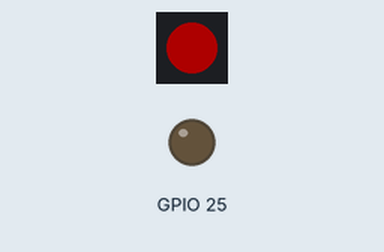
Simulated run of this sketch. Board: ESP32. Parts: 1 RGB LEDs in strip order, left to right, output pins drawn as LEDs (lit = HIGH). Dim RGB values are drawn brighter than linear; pins used as bus, display or sensor lines are not drawn.

Above: at 0.4 s.
At 2.5 s:
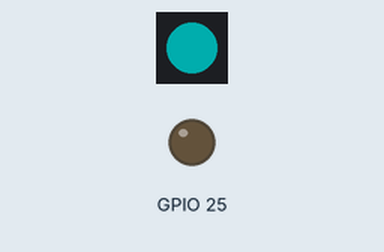
At 3.9 s:
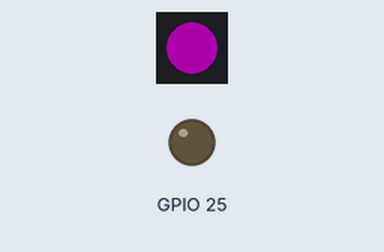
At 5.3 s:
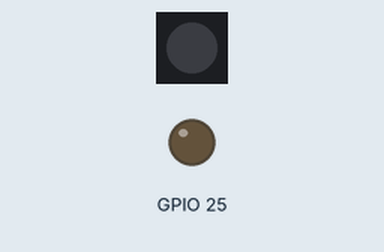
Timing chart, 0 to 7.3 s (numbered marks = the images above):
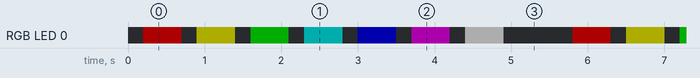

The sketch:

RoboCode.ino
```cpp
#include <Arduino.h>
#include <Adafruit_NeoPixel.h>

#define LED_PIN 23
#define LED_COUNT 1

Adafruit_NeoPixel rgb(LED_COUNT, LED_PIN, NEO_GRB + NEO_KHZ800);

// 表示したい色のリスト (R, G, B)
// 0-255で指定しますが、眩しすぎないよう最大50に抑えています
int color_list[8][3] = {
    {1, 0, 0},   // 赤
    {1, 1, 0},   // 黄
    {0, 1, 0},   // 緑
    {0, 1, 1},   // 水色
    {0, 0, 1},   // 青
    {1, 0, 1},   // 紫
    {1, 1, 1},   // 白
    {0, 0, 0}    // 消灯
};

int current_color_index = 0;

void setup() {
  pinMode(25, OUTPUT); // YD-RP2040の青色LED
  pinMode(23, OUTPUT); // RGB LEDの電源/信号線（一応）
  rgb.begin();       // NeoPixel 初期化
  rgb.setBrightness(50); // 明るさ（0〜255）
}

void RGB_LED_OnOff() {
  // RGB LEDの色を更新
  rgb.setPixelColor(0, rgb.Color(
          color_list[current_color_index][0]*255,
          color_list[current_color_index][1]*255,
          color_list[current_color_index][2]*255
  ));
  rgb.show();
  current_color_index = (current_color_index + 1) % 8; // 色のインデックスを更新
  delay(500); // 500ms待機
  rgb.setPixelColor(0, rgb.Color(0, 0, 0));
  rgb.show();
}

void loop() {
  digitalWrite(23, HIGH);
  delay(100);
  digitalWrite(23, LOW);
  delay(100);

  // RGB LEDの色を更新
  RGB_LED_OnOff();
}
```

Measured:
- by itself, RGB LED 0: repeats every 5.6 s: off 0.20 s, RGB(50, 50, 0) 0.50 s, off 0.20 s, RGB(0, 50, 0) 0.50 s, off 0.20 s, RGB(0, 50, 50) 0.50 s, off 0.20 s, RGB(0, 0, 50) 0.50 s, off 0.20 s, RGB(50, 0, 50) 0.50 s, off 0.20 s, RGB(50, 50, 50) 0.50 s, off 0.90 s, RGB(50, 0, 0) 0.50 s
- by itself, everything shown: repeats every 5.6 s, in 14 steps
